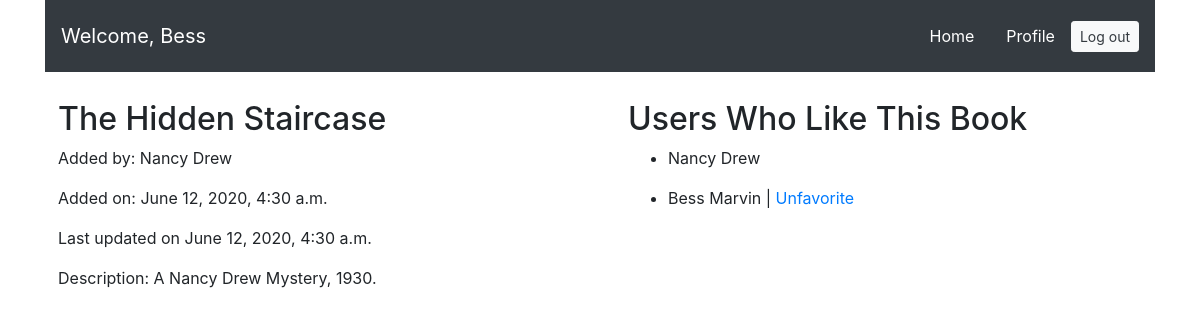
Page /books/2 (signed in) on the committed database.
### login_app/models.py (models this page shows)
class User(models.Model):
    first_name = models.CharField(max_length=45)
    last_name = models.CharField(max_length=45)
    email = models.CharField(max_length=255)
    password = models.CharField(max_length=255)
    created_at = models.DateTimeField(auto_now_add=True)
    updated_at = models.DateTimeField(auto_now=True)
    objects = UserManager()

### book_app/models.py (models this page shows)
class Book(models.Model):
    uploaded_by = models.ForeignKey(User, related_name="books_uploaded", on_delete=models.CASCADE)
    liked_by = models.ManyToManyField(User, related_name="liked_books")
    title = models.CharField(max_length=255)
    desc = models.TextField()
    created_at = models.DateTimeField(auto_now_add=True)
    updated_at = models.DateTimeField(auto_now=True)
    objects = BookManager()

### book_app/views.py (the view)
# urls.py: path('<int:id>', views.book_detail),
def book_detail(request, id):
    context = {
        'this_book': Book.objects.get(id=id),
        'logged_user': User.objects.get(id=request.session['user_id']),
        'all_users': User.objects.all()
    }
    return render(request, 'book/book_detail.html', context)

### book_app/templates/book/book_detail.html (shortened to what this page needs)
<!DOCTYPE html>
<html lang="en">
<head>
    <link rel="stylesheet" href="https://stackpath.bootstrapcdn.com/bootstrap/4.3.1/css/bootstrap.min.css">
</head>
<body>
    <div class="wrapper container">
        <nav class="navbar navbar-expand-lg navbar-dark bg-dark">
            <a class="navbar-brand" href="/books">Welcome, {{ request.session.username }}</a>
            <div class="collapse navbar-collapse" id="navbarText">
                <span class="navbar-text"><a class="navbar" href="/books">Home</a></span>
                <span class="navbar-text"><a class="navbar" href="/books/profile/{{logged_user.id}}">Profile</a></span>
                <span class="navbar-text"><a class="btn btn-sm btn-light text-dark" href="/logout" role="button">Log out</a></span>
            </div>
        </nav>
        <div class="row">
            <div class="col p-4 m-1">
                {% if this_book.uploaded_by != logged_user %}
                <div class="form-group">
                    <h2>{{ this_book.title }}</h2>
                    <p>Added by: {{ this_book.uploaded_by.first_name }} {{ this_book.uploaded_by.last_name }}</p>
                    <p>Added on: {{ this_book.created_at }}</p>
                    <p>Last updated on {{ this_book.updated_at }}</p>
                    <p>Description: {{ this_book.desc }}</p>
                </div>
                {% endif %}
            </div>
            <div class="col p-4 m-1">
                <h2 class="display-7">Users Who Like This Book</h2>
                {% for user in this_book.liked_by.all %}
                {% if user == logged_user %}
                <ul>
                    <li>{{ logged_user.first_name }} {{ logged_user.last_name }} |
                        <a href="/books/destroy_favorite/{{this_book.id}}">Unfavorite</a></li>
                </ul>
                {% else %}
                <ul>
                    <li>{{ user.first_name }} {{ user.last_name }}</li>
                </ul>
                {% endif %}
                {% endfor %}
            </div>
        </div>
    </div>
</body>
</html>

### rows in the picture
User: session.username "Bess", first_name "Bess", last_name "Marvin"
Book: title "The Hidden Staircase", uploaded_by.first_name "Nancy", uploaded_by.last_name "Drew", created_at "June 12, 2020, 4:30 a.m.", updated_at "June 12, 2020, 4:30 a.m.", desc "A Nancy Drew Mystery, 1930."
User: first_name "Nancy", last_name "Drew"
